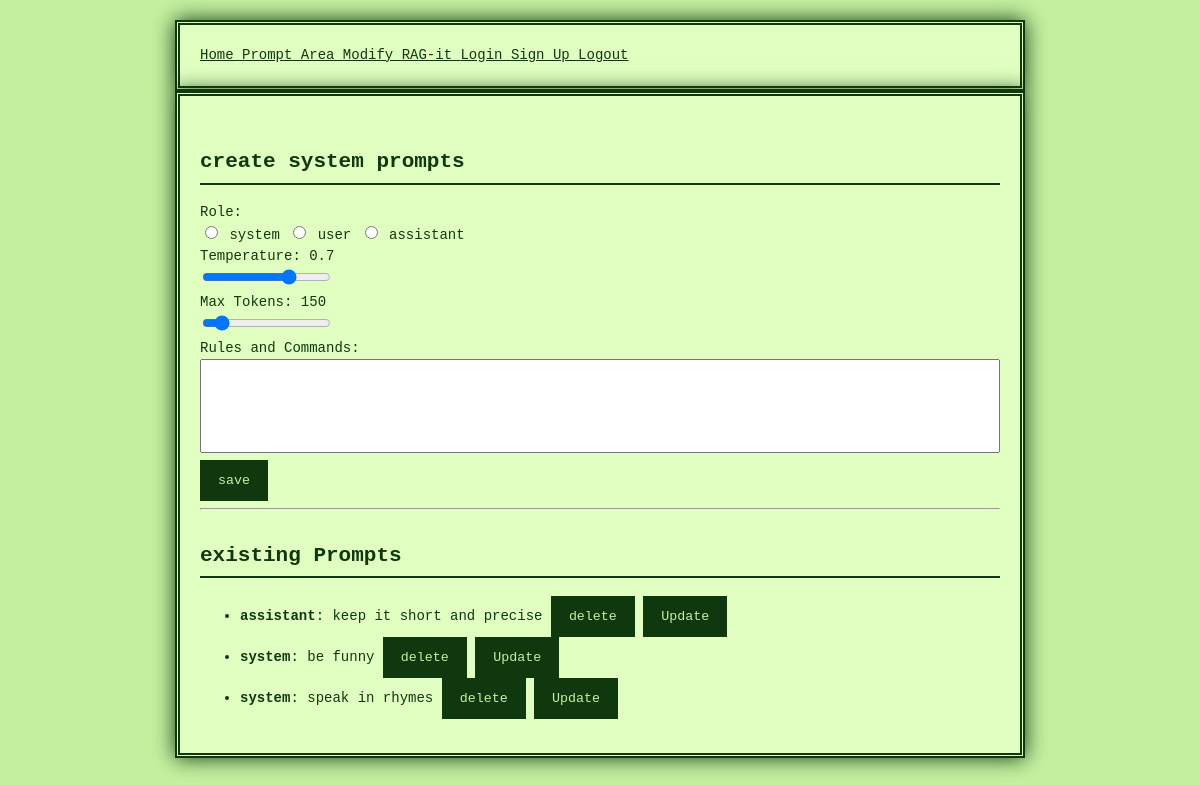
The page /modification (signed in) on the database its author committed.
### project/models.py (models this page shows)
class SystemPrompt(db.Model):
    id = db.Column(db.Integer, primary_key=True)
    role = db.Column(db.String(200), nullable=False)
    content = db.Column(db.Text, nullable=False)
    temperature = db.Column(db.Float, default=0.7)
    max_tokens = db.Column(db.Integer, default=150)

### project/main.py (the view, shortened to what this page needs)
@main.route('/modification', methods=["GET", "POST"])
@login_required
def modifier():
    edit_id = request.args.get("id")
    prompt_to_edit = SystemPrompt.query.get(edit_id) if edit_id else None
    prompts = SystemPrompt.query.all()
    return render_template("modifier.html", prompts=prompts, prompt_to_edit=prompt_to_edit)

### project/__init__.py (called while the page is built)
def create_app():
    app = Flask(__name__)
    app.config['SECRET_KEY'] = 'secret_key_goes_here' #was soll das?
    app.config['SQLALCHEMY_DATABASE_URI'] = 'sqlite:///db.sqlite'
    app.jinja_env.filters['loads'] = json.loads
    db.init_app(app)
    login_manager = LoginManager()
    login_manager.login_view = 'auth.login'
    login_manager.init_app(app)
    from .models import User
    @login_manager.user_loader
    def load_user(user_id):
        return User.query.get(int(user_id))
    from .auth import auth as auth_blueprint
    app.register_blueprint(auth_blueprint)
    from .main import main as main_blueprint
    app.register_blueprint(main_blueprint)
    return app

### project/templates/modifier.html (shortened to what this page needs)
{% extends "base.html" %}
{% block content %}
<h1>create system prompts</h1>
<form method="POST" action="{{ url_for('main.modifier') }}">
    <div>
        <label>Role:</label><br>
        <label>
            <input type="radio" name="role" value="system"
                   {% if prompt_to_edit and prompt_to_edit.role == 'system' %}checked{% endif %}>
            system
        </label>
        <label>
            <input type="radio" name="role" value="user"
                   {% if prompt_to_edit and prompt_to_edit.role == 'user' %}checked{% endif %}>
            user
        </label>
        <label>
            <input type="radio" name="role" value="assistant"
                   {% if prompt_to_edit and prompt_to_edit.role == 'assistant' %}checked{% endif %}>
            assistant
        </label>
    </div>
<div>
  <label for="temperature">Temperature: <span id="temp-value">{{ prompt_to_edit.temperature if prompt_to_edit else 0.7 }}</span></label><br>
  <input type="range" id="temperature" name="temperature" min="0" max="1" step="0.1"
         value="{{ prompt_to_edit.temperature if prompt_to_edit else 0.7 }}"
         oninput="document.getElementById('temp-value').innerText = this.value">
</div>
<div>
  <label for="max_tokens">Max Tokens: <span id="tokens-value">{{ prompt_to_edit.max_tokens if prompt_to_edit else 150 }}</span></label><br>
  <input type="range" id="max_tokens" name="max_tokens" min="50" max="1000" step="50"
         value="{{ prompt_to_edit.max_tokens if prompt_to_edit else 150 }}"
         oninput="document.getElementById('tokens-value').innerText = this.value">
</div>
    <div>
        <label for="content">Rules and Commands:</label><br>
        <textarea name="content" id="content" rows="4" cols="60" required>{{ prompt_to_edit.content if prompt_to_edit else '' }}</textarea>
    </div>
    <button type="submit">save</button>
</form>
<hr>
<h2>existing Prompts</h2>
<ul>
    {% for p in prompts %}
    <li>
        <strong>{{ p.role }}</strong>: {{ p.content }}
        <form action="{{ url_for('main.delete_prompt', id=p.id) }}" method="POST" style="display:inline;">
            <button type="submit">delete</button>
        </form>
        <form action="{{ url_for('main.modifier') }}" method="GET" style="display:inline;">
            <button type="submit">Update</button>
        </form>
    </li>
    {% else %}
    <p>There are no Prompts!</p>
    {% endfor %}
</ul>
{% endblock %}

### project/static/styles.css (style rules this page uses)
body { background-color: #c4f0a0; color: #0f380f; font-family: 'Press Start 2P', monospace; font-size: 14px; line-height: 1.5; margin: 0; padding: 20px; image-rendering: pixelated; }
h1, h2, h3, h4, h5, h6 { border-bottom: 2px solid #0f380f; padding-bottom: 5px; margin-top: 30px; }
button, input[type="submit"] { background-color: #0f380f; color: #c4f0a0; border: 3px solid #0f380f; padding: 10px 15px; font-family: 'Press Start 2P', monospace; cursor: pointer; }
textarea { width: 100%; min-height: 80px; resize: none; overflow: hidden; font-family: monospace; font-size: 16px; padding: 10px; box-sizing: border-box; }

### rows shown on the page
SystemPrompt: role "assistant", content "keep it short and precise"
SystemPrompt: role "system", content "be funny"
SystemPrompt: role "system", content "speak in rhymes"

### other values the page prints
{{ prompt_to_edit.temperature if prompt_to_edit else 0.7 }} "0.7"
{{ prompt_to_edit.max_tokens if prompt_to_edit else 150 }} "150"
